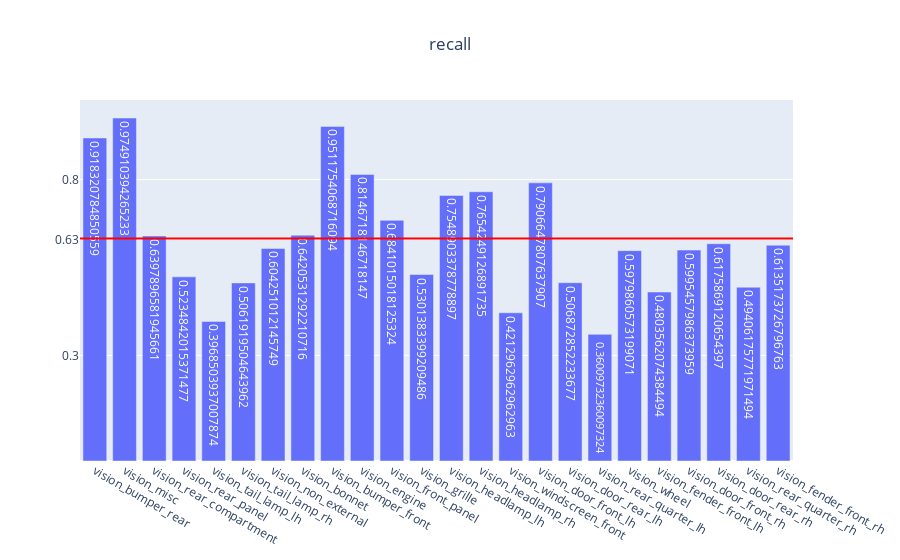

Source (notebook cell):
### Code cell
genVisMulitlabel(partEvalMetrics, "recall")

### Figure 1 — Plotly figure (JSON) as saved in the notebook; plotly's stock layout.template omitted (floating-point values rounded to 4 significant figures)
{"data": [{"text": [0.9183, 0.9749, 0.6398, 0.5235, 0.3969, 0.5062, 0.6043, 0.6421, 0.9512, 0.8147, 0.6841, 0.5301, 0.7549, 0.7654, 0.4213, 0.7907, 0.5069, 0.3601, 0.598, 0.4804, 0.5995, 0.6176, 0.4941, 0.6135], "type": "bar", "x": ["vision_bumper_rear", "vision_misc", "vision_rear_compartment", "vision_rear_panel", "vision_tail_lamp_lh", "vision_tail_lamp_rh", "vision_non_external", "vision_bonnet", "vision_bumper_front", "vision_engine", "vision_front_panel", "vision_grille", "vision_headlamp_lh", "vision_headlamp_rh", "vision_windscreen_front", "vision_door_front_lh", "vision_door_rear_lh", "vision_rear_quarter_lh", "vision_wheel", "vision_fender_front_lh", "vision_door_front_rh", "vision_door_rear_rh", "vision_rear_quarter_rh", "vision_fender_front_rh"], "y": [0.9183, 0.9749, 0.6398, 0.5235, 0.3969, 0.5062, 0.6043, 0.6421, 0.9512, 0.8147, 0.6841, 0.5301, 0.7549, 0.7654, 0.4213, 0.7907, 0.5069, 0.3601, 0.598, 0.4804, 0.5995, 0.6176, 0.4941, 0.6135]}], "layout": {"shapes": [{"line": {"color": "red", "width": 2}, "type": "line", "x0": 0, "x1": 1, "xref": "x domain", "y0": 0.6328, "y1": 0.6328, "yref": "y"}], "title": {"text": "recall", "x": 0.5}, "yaxis": {"tickmode": "array", "tickvals": ["0.63", 0.3, 0.8]}}}
